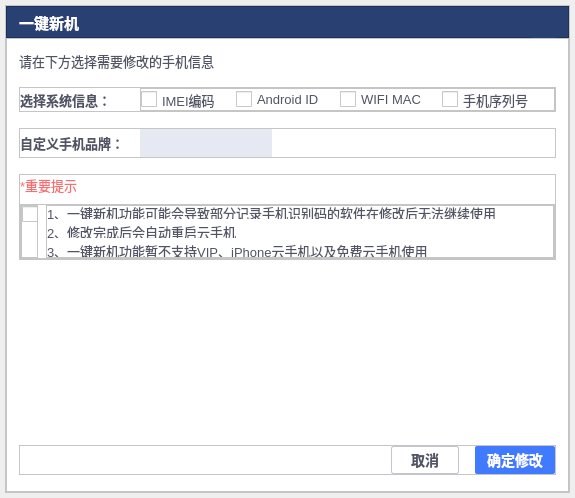
<?xml version="1.0" encoding="UTF-8"?>
<ui version="4.0">
 <class>OneClickNewMachineDialog</class>
 <widget class="QDialog" name="OneClickNewMachineDialog">
  <property name="geometry">
   <rect>
    <x>0</x>
    <y>0</y>
    <width>575</width>
    <height>498</height>
   </rect>
  </property>
  <property name="minimumSize">
   <size>
    <width>14</width>
    <height>0</height>
   </size>
  </property>
  <property name="maximumSize">
   <size>
    <width>575</width>
    <height>16777215</height>
   </size>
  </property>
  <property name="windowTitle">
   <string>Dialog</string>
  </property>
  <layout class="QHBoxLayout" name="horizontalLayout">
   <property name="spacing">
    <number>0</number>
   </property>
   <property name="leftMargin">
    <number>5</number>
   </property>
   <property name="topMargin">
    <number>5</number>
   </property>
   <property name="rightMargin">
    <number>5</number>
   </property>
   <property name="bottomMargin">
    <number>5</number>
   </property>
   <item>
    <widget class="QFrame" name="frame_2">
     <property name="styleSheet">
      <string notr="true">background-color:#FFFFFF;</string>
     </property>
     <property name="frameShape">
      <enum>QFrame::StyledPanel</enum>
     </property>
     <property name="frameShadow">
      <enum>QFrame::Raised</enum>
     </property>
     <layout class="QVBoxLayout" name="verticalLayout">
      <property name="spacing">
       <number>0</number>
      </property>
      <property name="leftMargin">
       <number>0</number>
      </property>
      <property name="topMargin">
       <number>0</number>
      </property>
      <property name="rightMargin">
       <number>0</number>
      </property>
      <property name="bottomMargin">
       <number>0</number>
      </property>
      <item>
       <widget class="QFrame" name="frame">
        <property name="minimumSize">
         <size>
          <width>0</width>
          <height>32</height>
         </size>
        </property>
        <property name="maximumSize">
         <size>
          <width>16777215</width>
          <height>32</height>
         </size>
        </property>
        <property name="palette">
         <palette>
          <active>
           <colorrole role="Button">
            <brush brushstyle="SolidPattern">
             <color alpha="255">
              <red>41</red>
              <green>64</green>
              <blue>115</blue>
             </color>
            </brush>
           </colorrole>
           <colorrole role="Base">
            <brush brushstyle="SolidPattern">
             <color alpha="255">
              <red>41</red>
              <green>64</green>
              <blue>115</blue>
             </color>
            </brush>
           </colorrole>
           <colorrole role="Window">
            <brush brushstyle="SolidPattern">
             <color alpha="255">
              <red>41</red>
              <green>64</green>
              <blue>115</blue>
             </color>
            </brush>
           </colorrole>
          </active>
          <inactive>
           <colorrole role="Button">
            <brush brushstyle="SolidPattern">
             <color alpha="255">
              <red>41</red>
              <green>64</green>
              <blue>115</blue>
             </color>
            </brush>
           </colorrole>
           <colorrole role="Base">
            <brush brushstyle="SolidPattern">
             <color alpha="255">
              <red>41</red>
              <green>64</green>
              <blue>115</blue>
             </color>
            </brush>
           </colorrole>
           <colorrole role="Window">
            <brush brushstyle="SolidPattern">
             <color alpha="255">
              <red>41</red>
              <green>64</green>
              <blue>115</blue>
             </color>
            </brush>
           </colorrole>
          </inactive>
          <disabled>
           <colorrole role="Button">
            <brush brushstyle="SolidPattern">
             <color alpha="255">
              <red>41</red>
              <green>64</green>
              <blue>115</blue>
             </color>
            </brush>
           </colorrole>
           <colorrole role="Base">
            <brush brushstyle="SolidPattern">
             <color alpha="255">
              <red>41</red>
              <green>64</green>
              <blue>115</blue>
             </color>
            </brush>
           </colorrole>
           <colorrole role="Window">
            <brush brushstyle="SolidPattern">
             <color alpha="255">
              <red>41</red>
              <green>64</green>
              <blue>115</blue>
             </color>
            </brush>
           </colorrole>
          </disabled>
         </palette>
        </property>
        <property name="styleSheet">
         <string notr="true">background-color:#FF294073;</string>
        </property>
        <property name="frameShape">
         <enum>QFrame::StyledPanel</enum>
        </property>
        <property name="frameShadow">
         <enum>QFrame::Raised</enum>
        </property>
        <layout class="QHBoxLayout" name="horizontalLayout_2">
         <property name="spacing">
          <number>0</number>
         </property>
         <property name="leftMargin">
          <number>12</number>
         </property>
         <property name="topMargin">
          <number>0</number>
         </property>
         <property name="rightMargin">
          <number>12</number>
         </property>
         <property name="bottomMargin">
          <number>0</number>
         </property>
         <item>
          <widget class="QLabel" name="label">
           <property name="palette">
            <palette>
             <active>
              <colorrole role="WindowText">
               <brush brushstyle="SolidPattern">
                <color alpha="255">
                 <red>255</red>
                 <green>255</green>
                 <blue>255</blue>
                </color>
               </brush>
              </colorrole>
              <colorrole role="Button">
               <brush brushstyle="SolidPattern">
                <color alpha="255">
                 <red>41</red>
                 <green>64</green>
                 <blue>115</blue>
                </color>
               </brush>
              </colorrole>
              <colorrole role="Base">
               <brush brushstyle="SolidPattern">
                <color alpha="255">
                 <red>41</red>
                 <green>64</green>
                 <blue>115</blue>
                </color>
               </brush>
              </colorrole>
              <colorrole role="Window">
               <brush brushstyle="SolidPattern">
                <color alpha="255">
                 <red>41</red>
                 <green>64</green>
                 <blue>115</blue>
                </color>
               </brush>
              </colorrole>
             </active>
             <inactive>
              <colorrole role="WindowText">
               <brush brushstyle="SolidPattern">
                <color alpha="255">
                 <red>255</red>
                 <green>255</green>
                 <blue>255</blue>
                </color>
               </brush>
              </colorrole>
              <colorrole role="Button">
               <brush brushstyle="SolidPattern">
                <color alpha="255">
                 <red>41</red>
                 <green>64</green>
                 <blue>115</blue>
                </color>
               </brush>
              </colorrole>
              <colorrole role="Base">
               <brush brushstyle="SolidPattern">
                <color alpha="255">
                 <red>41</red>
                 <green>64</green>
                 <blue>115</blue>
                </color>
               </brush>
              </colorrole>
              <colorrole role="Window">
               <brush brushstyle="SolidPattern">
                <color alpha="255">
                 <red>41</red>
                 <green>64</green>
                 <blue>115</blue>
                </color>
               </brush>
              </colorrole>
             </inactive>
             <disabled>
              <colorrole role="Button">
               <brush brushstyle="SolidPattern">
                <color alpha="255">
                 <red>41</red>
                 <green>64</green>
                 <blue>115</blue>
                </color>
               </brush>
              </colorrole>
              <colorrole role="Base">
               <brush brushstyle="SolidPattern">
                <color alpha="255">
                 <red>41</red>
                 <green>64</green>
                 <blue>115</blue>
                </color>
               </brush>
              </colorrole>
              <colorrole role="Window">
               <brush brushstyle="SolidPattern">
                <color alpha="255">
                 <red>41</red>
                 <green>64</green>
                 <blue>115</blue>
                </color>
               </brush>
              </colorrole>
             </disabled>
            </palette>
           </property>
           <property name="font">
            <font>
             <pointsize>11</pointsize>
             <bold>true</bold>
            </font>
           </property>
           <property name="text">
            <string>一键新机</string>
           </property>
          </widget>
         </item>
         <item>
          <spacer name="horizontalSpacer">
           <property name="orientation">
            <enum>Qt::Horizontal</enum>
           </property>
           <property name="sizeHint" stdset="0">
            <size>
             <width>507</width>
             <height>9</height>
            </size>
           </property>
          </spacer>
         </item>
         <item>
          <widget class="QPushButton" name="btnClose">
           <property name="minimumSize">
            <size>
             <width>24</width>
             <height>32</height>
            </size>
           </property>
           <property name="maximumSize">
            <size>
             <width>24</width>
             <height>32</height>
            </size>
           </property>
           <property name="cursor">
            <cursorShape>PointingHandCursor</cursorShape>
           </property>
           <property name="styleSheet">
            <string notr="true">QPushButton:hover {
     background: transparent;
 }
 QPushButton:flat {
     border: none; /* no border for a flat push button */
 }

 QPushButton:default {
     border-color: navy; /* make the default button prominent */
 }
</string>
           </property>
           <property name="text">
            <string/>
           </property>
           <property name="icon">
            <iconset resource="res.qrc">
             <normaloff>:/login/resource/login/close.png</normaloff>:/login/resource/login/close.png</iconset>
           </property>
           <property name="iconSize">
            <size>
             <width>24</width>
             <height>32</height>
            </size>
           </property>
           <property name="flat">
            <bool>true</bool>
           </property>
          </widget>
         </item>
        </layout>
       </widget>
      </item>
      <item>
       <widget class="QFrame" name="frame_3">
        <property name="frameShape">
         <enum>QFrame::StyledPanel</enum>
        </property>
        <property name="frameShadow">
         <enum>QFrame::Raised</enum>
        </property>
        <layout class="QVBoxLayout" name="verticalLayout_2">
         <property name="spacing">
          <number>16</number>
         </property>
         <property name="leftMargin">
          <number>12</number>
         </property>
         <property name="topMargin">
          <number>12</number>
         </property>
         <property name="rightMargin">
          <number>12</number>
         </property>
         <property name="bottomMargin">
          <number>16</number>
         </property>
         <item>
          <widget class="QLabel" name="label_2">
           <property name="styleSheet">
            <string notr="true">color:#505465;font-size:13px;</string>
           </property>
           <property name="text">
            <string>请在下方选择需要修改的手机信息</string>
           </property>
          </widget>
         </item>
         <item>
          <widget class="QFrame" name="frame_4">
           <property name="frameShape">
            <enum>QFrame::StyledPanel</enum>
           </property>
           <property name="frameShadow">
            <enum>QFrame::Raised</enum>
           </property>
           <layout class="QHBoxLayout" name="horizontalLayout_4">
            <property name="spacing">
             <number>16</number>
            </property>
            <property name="leftMargin">
             <number>0</number>
            </property>
            <property name="topMargin">
             <number>0</number>
            </property>
            <property name="rightMargin">
             <number>0</number>
            </property>
            <property name="bottomMargin">
             <number>0</number>
            </property>
            <item>
             <widget class="QLabel" name="label_3">
              <property name="minimumSize">
               <size>
                <width>104</width>
                <height>18</height>
               </size>
              </property>
              <property name="styleSheet">
               <string notr="true">color:#505465;font-size:13px;font-weight:bold;</string>
              </property>
              <property name="text">
               <string>选择系统信息：</string>
              </property>
             </widget>
            </item>
            <item>
             <widget class="QFrame" name="frame_6">
              <property name="frameShape">
               <enum>QFrame::StyledPanel</enum>
              </property>
              <property name="frameShadow">
               <enum>QFrame::Raised</enum>
              </property>
              <layout class="QHBoxLayout" name="horizontalLayout_5">
               <property name="spacing">
                <number>20</number>
               </property>
               <property name="leftMargin">
                <number>0</number>
               </property>
               <property name="topMargin">
                <number>0</number>
               </property>
               <property name="rightMargin">
                <number>0</number>
               </property>
               <property name="bottomMargin">
                <number>0</number>
               </property>
               <item>
                <widget class="QCheckBox" name="checkBoxRemberPW">
                 <property name="font">
                  <font>
                   <pointsize>-1</pointsize>
                  </font>
                 </property>
                 <property name="cursor">
                  <cursorShape>PointingHandCursor</cursorShape>
                 </property>
                 <property name="styleSheet">
                  <string notr="true"> QCheckBox {
     spacing: 5px;
	 font-size:13px;
	 color:#505465;
 }

 QCheckBox::indicator {
     width: 16px;
     height: 16px;
 }

 QCheckBox::indicator:unchecked {
     image: url(:/login/resource/login/option_normal.png);
 }

 QCheckBox::indicator:unchecked:hover {
     image: url(:/login/resource/login/option_normal.png);
 }

 QCheckBox::indicator:unchecked:pressed {
     image: url(:/login/resource/login/option_normal.png);
 }

 QCheckBox::indicator:checked {
     image: url(:/login/resource/login/option_select.png);
 }

 QCheckBox::indicator:checked:hover {
     image: url(:/login/resource/login/option_select.png);
 }

 QCheckBox::indicator:checked:pressed {
     image: url(:/login/resource/login/option_select.png);
 }
</string>
                 </property>
                 <property name="text">
                  <string>IMEI编码</string>
                 </property>
                </widget>
               </item>
               <item>
                <widget class="QCheckBox" name="checkBoxRemberPW_2">
                 <property name="font">
                  <font>
                   <pointsize>-1</pointsize>
                  </font>
                 </property>
                 <property name="cursor">
                  <cursorShape>PointingHandCursor</cursorShape>
                 </property>
                 <property name="styleSheet">
                  <string notr="true"> QCheckBox {
     spacing: 5px;
	 font-size:13px;
	 color:#505465;
 }

 QCheckBox::indicator {
     width: 16px;
     height: 16px;
 }

 QCheckBox::indicator:unchecked {
     image: url(:/login/resource/login/option_normal.png);
 }

 QCheckBox::indicator:unchecked:hover {
     image: url(:/login/resource/login/option_normal.png);
 }

 QCheckBox::indicator:unchecked:pressed {
     image: url(:/login/resource/login/option_normal.png);
 }

 QCheckBox::indicator:checked {
     image: url(:/login/resource/login/option_select.png);
 }

 QCheckBox::indicator:checked:hover {
     image: url(:/login/resource/login/option_select.png);
 }

 QCheckBox::indicator:checked:pressed {
     image: url(:/login/resource/login/option_select.png);
 }
</string>
                 </property>
                 <property name="text">
                  <string>Android ID</string>
                 </property>
                </widget>
               </item>
               <item>
                <widget class="QCheckBox" name="checkBoxRemberPW_3">
                 <property name="font">
                  <font>
                   <pointsize>-1</pointsize>
                  </font>
                 </property>
                 <property name="cursor">
                  <cursorShape>PointingHandCursor</cursorShape>
                 </property>
                 <property name="styleSheet">
                  <string notr="true"> QCheckBox {
     spacing: 5px;
	 font-size:13px;
	 color:#505465;
 }

 QCheckBox::indicator {
     width: 16px;
     height: 16px;
 }

 QCheckBox::indicator:unchecked {
     image: url(:/login/resource/login/option_normal.png);
 }

 QCheckBox::indicator:unchecked:hover {
     image: url(:/login/resource/login/option_normal.png);
 }

 QCheckBox::indicator:unchecked:pressed {
     image: url(:/login/resource/login/option_normal.png);
 }

 QCheckBox::indicator:checked {
     image: url(:/login/resource/login/option_select.png);
 }

 QCheckBox::indicator:checked:hover {
     image: url(:/login/resource/login/option_select.png);
 }

 QCheckBox::indicator:checked:pressed {
     image: url(:/login/resource/login/option_select.png);
 }
</string>
                 </property>
                 <property name="text">
                  <string>WIFI MAC</string>
                 </property>
                </widget>
               </item>
               <item>
                <widget class="QCheckBox" name="checkBoxRemberPW_4">
                 <property name="font">
                  <font>
                   <pointsize>-1</pointsize>
                  </font>
                 </property>
                 <property name="cursor">
                  <cursorShape>PointingHandCursor</cursorShape>
                 </property>
                 <property name="styleSheet">
                  <string notr="true"> QCheckBox {
     spacing: 5px;
	 font-size:13px;
	 color:#505465;
 }

 QCheckBox::indicator {
     width: 16px;
     height: 16px;
 }

 QCheckBox::indicator:unchecked {
     image: url(:/login/resource/login/option_normal.png);
 }

 QCheckBox::indicator:unchecked:hover {
     image: url(:/login/resource/login/option_normal.png);
 }

 QCheckBox::indicator:unchecked:pressed {
     image: url(:/login/resource/login/option_normal.png);
 }

 QCheckBox::indicator:checked {
     image: url(:/login/resource/login/option_select.png);
 }

 QCheckBox::indicator:checked:hover {
     image: url(:/login/resource/login/option_select.png);
 }

 QCheckBox::indicator:checked:pressed {
     image: url(:/login/resource/login/option_select.png);
 }
</string>
                 </property>
                 <property name="text">
                  <string>手机序列号</string>
                 </property>
                </widget>
               </item>
               <item>
                <spacer name="horizontalSpacer_2">
                 <property name="orientation">
                  <enum>Qt::Horizontal</enum>
                 </property>
                 <property name="sizeHint" stdset="0">
                  <size>
                   <width>72</width>
                   <height>20</height>
                  </size>
                 </property>
                </spacer>
               </item>
              </layout>
             </widget>
            </item>
           </layout>
          </widget>
         </item>
         <item>
          <widget class="QFrame" name="frame_5">
           <property name="frameShape">
            <enum>QFrame::StyledPanel</enum>
           </property>
           <property name="frameShadow">
            <enum>QFrame::Raised</enum>
           </property>
           <layout class="QHBoxLayout" name="horizontalLayout_3">
            <property name="spacing">
             <number>16</number>
            </property>
            <property name="leftMargin">
             <number>0</number>
            </property>
            <property name="topMargin">
             <number>0</number>
            </property>
            <property name="rightMargin">
             <number>0</number>
            </property>
            <property name="bottomMargin">
             <number>0</number>
            </property>
            <item>
             <widget class="QLabel" name="label_5">
              <property name="minimumSize">
               <size>
                <width>104</width>
                <height>18</height>
               </size>
              </property>
              <property name="styleSheet">
               <string notr="true">color:#505465;font-size:13px;font-weight:bold;</string>
              </property>
              <property name="text">
               <string>自定义手机品牌：</string>
              </property>
             </widget>
            </item>
            <item>
             <widget class="QComboBox" name="comboBoxBrand">
              <property name="minimumSize">
               <size>
                <width>132</width>
                <height>28</height>
               </size>
              </property>
              <property name="maximumSize">
               <size>
                <width>132</width>
                <height>28</height>
               </size>
              </property>
              <property name="font">
               <font>
                <pointsize>-1</pointsize>
               </font>
              </property>
              <property name="styleSheet">
               <string notr="true">QComboBox{
background-color:#E6E9F2;
border:none;
font-size:14px;
color:#A9ADB6;
}

QComboBox::down-arrow {
	image: url(:/login/resource/login/ico_down.png);
	height:30px;width:15px;
background-color:#E7E8EE;
border:none;
} 
QComboBox::drop-down{
	border:none;
padding-right:5px;
	background-color: rgba(255, 255, 255, 0);
} 
QComboBox QAbstractItemView
{
	background:#FFFFFFFF;
	border:1px solid rgba(228,228,228,1);
	border-radius:0px 0px 5px 5px;
	font-size:14px;
	outline:0px;
}
QComboBox QAbstractItemView::item{
	height:36px;
	color:#FF666666;
	padding-left:9px;
	background-color:#FFFFFFFF;
}
QComboBox QAbstractItemView::item:hover{
	color:#FFFFFFFF;
	background-color:#FF409CE1;
}
QComboBox QAbstractItemView::item:selected{
	color:#FFFFFFFF;
	background-color:#FF409CE1;
}</string>
              </property>
             </widget>
            </item>
            <item>
             <spacer name="horizontalSpacer_3">
              <property name="orientation">
               <enum>Qt::Horizontal</enum>
              </property>
              <property name="sizeHint" stdset="0">
               <size>
                <width>264</width>
                <height>20</height>
               </size>
              </property>
             </spacer>
            </item>
           </layout>
          </widget>
         </item>
         <item>
          <widget class="QFrame" name="frame_8">
           <property name="minimumSize">
            <size>
             <width>0</width>
             <height>0</height>
            </size>
           </property>
           <property name="maximumSize">
            <size>
             <width>16777215</width>
             <height>86</height>
            </size>
           </property>
           <property name="frameShape">
            <enum>QFrame::StyledPanel</enum>
           </property>
           <property name="frameShadow">
            <enum>QFrame::Raised</enum>
           </property>
           <layout class="QVBoxLayout" name="verticalLayout_5">
            <property name="spacing">
             <number>9</number>
            </property>
            <property name="leftMargin">
             <number>0</number>
            </property>
            <property name="topMargin">
             <number>0</number>
            </property>
            <property name="rightMargin">
             <number>0</number>
            </property>
            <property name="bottomMargin">
             <number>0</number>
            </property>
            <item>
             <widget class="QLabel" name="label_6">
              <property name="font">
               <font>
                <pointsize>-1</pointsize>
               </font>
              </property>
              <property name="styleSheet">
               <string notr="true">color:#F96D6F;font-size:13px;</string>
              </property>
              <property name="text">
               <string>*重要提示</string>
              </property>
             </widget>
            </item>
            <item>
             <widget class="QFrame" name="frame_9">
              <property name="minimumSize">
               <size>
                <width>0</width>
                <height>0</height>
               </size>
              </property>
              <property name="maximumSize">
               <size>
                <width>16777215</width>
                <height>60</height>
               </size>
              </property>
              <property name="frameShape">
               <enum>QFrame::StyledPanel</enum>
              </property>
              <property name="frameShadow">
               <enum>QFrame::Raised</enum>
              </property>
              <layout class="QHBoxLayout" name="horizontalLayout_7">
               <property name="spacing">
                <number>8</number>
               </property>
               <property name="leftMargin">
                <number>0</number>
               </property>
               <property name="topMargin">
                <number>0</number>
               </property>
               <property name="rightMargin">
                <number>0</number>
               </property>
               <property name="bottomMargin">
                <number>0</number>
               </property>
               <item>
                <widget class="QFrame" name="frame_10">
                 <property name="minimumSize">
                  <size>
                   <width>17</width>
                   <height>0</height>
                  </size>
                 </property>
                 <property name="maximumSize">
                  <size>
                   <width>17</width>
                   <height>16777215</height>
                  </size>
                 </property>
                 <property name="frameShape">
                  <enum>QFrame::StyledPanel</enum>
                 </property>
                 <property name="frameShadow">
                  <enum>QFrame::Raised</enum>
                 </property>
                 <layout class="QVBoxLayout" name="verticalLayout_3">
                  <property name="spacing">
                   <number>0</number>
                  </property>
                  <property name="leftMargin">
                   <number>0</number>
                  </property>
                  <property name="topMargin">
                   <number>0</number>
                  </property>
                  <property name="rightMargin">
                   <number>0</number>
                  </property>
                  <property name="bottomMargin">
                   <number>0</number>
                  </property>
                  <item>
                   <widget class="QCheckBox" name="checkBoxRemberPW_5">
                    <property name="font">
                     <font>
                      <pointsize>-1</pointsize>
                     </font>
                    </property>
                    <property name="cursor">
                     <cursorShape>PointingHandCursor</cursorShape>
                    </property>
                    <property name="styleSheet">
                     <string notr="true"> QCheckBox {
     spacing: 5px;
	 font-size:13px;
	 color:#505465;
 }

 QCheckBox::indicator {
     width: 16px;
     height: 16px;
 }

 QCheckBox::indicator:unchecked {
     image: url(:/login/resource/login/option_normal.png);
 }

 QCheckBox::indicator:unchecked:hover {
     image: url(:/login/resource/login/option_normal.png);
 }

 QCheckBox::indicator:unchecked:pressed {
     image: url(:/login/resource/login/option_normal.png);
 }

 QCheckBox::indicator:checked {
     image: url(:/login/resource/login/option_select.png);
 }

 QCheckBox::indicator:checked:hover {
     image: url(:/login/resource/login/option_select.png);
 }

 QCheckBox::indicator:checked:pressed {
     image: url(:/login/resource/login/option_select.png);
 }
</string>
                    </property>
                    <property name="text">
                     <string/>
                    </property>
                   </widget>
                  </item>
                  <item>
                   <spacer name="verticalSpacer_2">
                    <property name="orientation">
                     <enum>Qt::Vertical</enum>
                    </property>
                    <property name="sizeHint" stdset="0">
                     <size>
                      <width>12</width>
                      <height>36</height>
                     </size>
                    </property>
                   </spacer>
                  </item>
                 </layout>
                </widget>
               </item>
               <item>
                <widget class="QFrame" name="frame_12">
                 <property name="frameShape">
                  <enum>QFrame::StyledPanel</enum>
                 </property>
                 <property name="frameShadow">
                  <enum>QFrame::Raised</enum>
                 </property>
                 <layout class="QVBoxLayout" name="verticalLayout_6">
                  <property name="spacing">
                   <number>6</number>
                  </property>
                  <property name="leftMargin">
                   <number>0</number>
                  </property>
                  <property name="topMargin">
                   <number>0</number>
                  </property>
                  <property name="rightMargin">
                   <number>0</number>
                  </property>
                  <property name="bottomMargin">
                   <number>0</number>
                  </property>
                  <item>
                   <widget class="QLabel" name="label_7">
                    <property name="maximumSize">
                     <size>
                      <width>16777215</width>
                      <height>18</height>
                     </size>
                    </property>
                    <property name="font">
                     <font>
                      <pointsize>-1</pointsize>
                     </font>
                    </property>
                    <property name="styleSheet">
                     <string notr="true">color:#505465;font-size:13px;</string>
                    </property>
                    <property name="text">
                     <string>1、一键新机功能可能会导致部分记录手机识别码的软件在修改后无法继续使用</string>
                    </property>
                    <property name="wordWrap">
                     <bool>true</bool>
                    </property>
                   </widget>
                  </item>
                  <item>
                   <widget class="QLabel" name="label_10">
                    <property name="maximumSize">
                     <size>
                      <width>16777215</width>
                      <height>18</height>
                     </size>
                    </property>
                    <property name="font">
                     <font>
                      <pointsize>-1</pointsize>
                     </font>
                    </property>
                    <property name="styleSheet">
                     <string notr="true">color:#505465;font-size:13px;</string>
                    </property>
                    <property name="text">
                     <string>2、修改完成后会自动重启云手机</string>
                    </property>
                    <property name="wordWrap">
                     <bool>true</bool>
                    </property>
                   </widget>
                  </item>
                  <item>
                   <widget class="QLabel" name="label_9">
                    <property name="maximumSize">
                     <size>
                      <width>16777215</width>
                      <height>18</height>
                     </size>
                    </property>
                    <property name="font">
                     <font>
                      <pointsize>-1</pointsize>
                     </font>
                    </property>
                    <property name="styleSheet">
                     <string notr="true">color:#505465;font-size:13px;</string>
                    </property>
                    <property name="text">
                     <string>3、一键新机功能暂不支持VIP、iPhone云手机以及免费云手机使用</string>
                    </property>
                    <property name="wordWrap">
                     <bool>true</bool>
                    </property>
                   </widget>
                  </item>
                 </layout>
                </widget>
               </item>
              </layout>
             </widget>
            </item>
           </layout>
          </widget>
         </item>
         <item>
          <spacer name="verticalSpacer">
           <property name="orientation">
            <enum>Qt::Vertical</enum>
           </property>
           <property name="sizeHint" stdset="0">
            <size>
             <width>20</width>
             <height>152</height>
            </size>
           </property>
          </spacer>
         </item>
         <item>
          <widget class="QFrame" name="frame_7">
           <property name="frameShape">
            <enum>QFrame::StyledPanel</enum>
           </property>
           <property name="frameShadow">
            <enum>QFrame::Raised</enum>
           </property>
           <layout class="QHBoxLayout" name="horizontalLayout_6">
            <property name="spacing">
             <number>16</number>
            </property>
            <property name="leftMargin">
             <number>0</number>
            </property>
            <property name="topMargin">
             <number>0</number>
            </property>
            <property name="rightMargin">
             <number>0</number>
            </property>
            <property name="bottomMargin">
             <number>0</number>
            </property>
            <item>
             <spacer name="horizontalSpacer_4">
              <property name="orientation">
               <enum>Qt::Horizontal</enum>
              </property>
              <property name="sizeHint" stdset="0">
               <size>
                <width>237</width>
                <height>20</height>
               </size>
              </property>
             </spacer>
            </item>
            <item>
             <widget class="QPushButton" name="btnCancel">
              <property name="minimumSize">
               <size>
                <width>68</width>
                <height>28</height>
               </size>
              </property>
              <property name="maximumSize">
               <size>
                <width>68</width>
                <height>28</height>
               </size>
              </property>
              <property name="font">
               <font>
                <pointsize>-1</pointsize>
                <bold>true</bold>
               </font>
              </property>
              <property name="cursor">
               <cursorShape>PointingHandCursor</cursorShape>
              </property>
              <property name="styleSheet">
               <string notr="true"> QPushButton {
     border: 1px solid #C4C7D0;
     border-radius:2px;
	 background-color: #FFFFFF;
 	 color:#505465;
font-size:14px;
 }
QPushButton:hover
{
	border: 1px solid #C4C7D0;
	background-color: #FFFFFF;
	color:#505465;
}
 QPushButton:pressed {
     border: 1px solid #C4C7D0;
     border-radius: 2px;
	background-color: #FFFFFF;
	color:#505465;
 }
QPushButton:disabled
{
 background-color: #FFFFFF;
 color:#505465;
}

 QPushButton:flat {
     border: none; /* no border for a flat push button */
 }

 QPushButton:default {
     border-color: navy; /* make the default button prominent */
 }
</string>
              </property>
              <property name="text">
               <string>取消</string>
              </property>
             </widget>
            </item>
            <item>
             <widget class="QPushButton" name="btnOk">
              <property name="minimumSize">
               <size>
                <width>80</width>
                <height>28</height>
               </size>
              </property>
              <property name="maximumSize">
               <size>
                <width>80</width>
                <height>28</height>
               </size>
              </property>
              <property name="font">
               <font>
                <pointsize>-1</pointsize>
                <bold>true</bold>
               </font>
              </property>
              <property name="cursor">
               <cursorShape>PointingHandCursor</cursorShape>
              </property>
              <property name="styleSheet">
               <string notr="true"> QPushButton {
     border: 0px solid #555764;
     border-radius:2px;
	 background-color: #FF407AFF;
	 color:#FFFFFFFF;
	font-size:14px;
 }
QPushButton:hover
{
	border:0px solid  #FF27282B;
	background-color: #FF407AFF;
}
 QPushButton:pressed {
     border: 0px solid #555764;
     border-radius: 2px;
	 background-color: #FF407AFF;
	 color:#FFFFFFFF;
 }
QPushButton:disabled
{
 background-color: #FF407AFF;
 color:#FFFFFFFF;
}

 QPushButton:flat {
     border: none; /* no border for a flat push button */
 }

 QPushButton:default {
     border-color: navy; /* make the default button prominent */
 }
</string>
              </property>
              <property name="text">
               <string>确定修改</string>
              </property>
             </widget>
            </item>
           </layout>
          </widget>
         </item>
        </layout>
       </widget>
      </item>
     </layout>
    </widget>
   </item>
  </layout>
 </widget>
 <resources>
  <include location="res.qrc"/>
 </resources>
 <connections/>
</ui>
